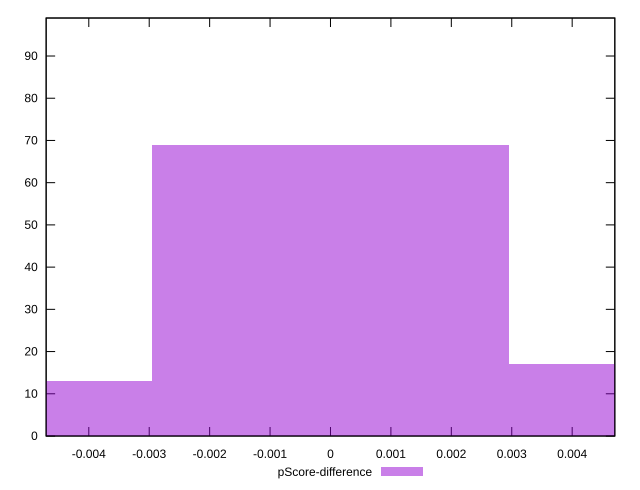

Generate this figure with gnuplot:
reset

$pScoreDifference <<EOF
0 69
0.005922611134007469 17
-0.005922611134007469 13
EOF

set key outside below
set boxwidth 0.005922611134007469
set xrange [-0.004705882352941209:0.004705882352941188]
set yrange [0:99]
set trange [0:99]
set style fill transparent solid 0.5 noborder
set terminal svg size 640, 490 enhanced background rgb 'white'
set output "report/report_00029_2021-02-24T13-36-40.390Z/uses-text-compression/samples/card/pScore-difference/histogram.svg"

plot $pScoreDifference title "pScore-difference" with boxes

reset
